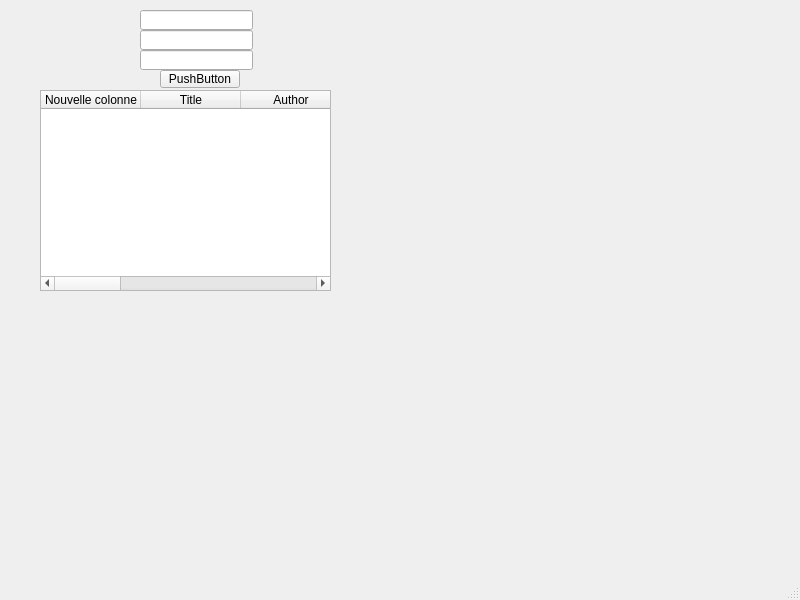
<?xml version="1.0" encoding="UTF-8"?>
<ui version="4.0">
 <class>MainWindow</class>
 <widget class="QMainWindow" name="MainWindow">
  <property name="geometry">
   <rect>
    <x>0</x>
    <y>0</y>
    <width>800</width>
    <height>600</height>
   </rect>
  </property>
  <property name="windowTitle">
   <string>MainWindow</string>
  </property>
  <widget class="QWidget" name="centralwidget">
   <widget class="QLineEdit" name="titleLineEdit">
    <property name="geometry">
     <rect>
      <x>140</x>
      <y>30</y>
      <width>113</width>
      <height>20</height>
     </rect>
    </property>
   </widget>
   <widget class="QLineEdit" name="categoryLineEdit">
    <property name="geometry">
     <rect>
      <x>140</x>
      <y>50</y>
      <width>113</width>
      <height>20</height>
     </rect>
    </property>
   </widget>
   <widget class="QLineEdit" name="authorLineEdit">
    <property name="geometry">
     <rect>
      <x>140</x>
      <y>10</y>
      <width>113</width>
      <height>20</height>
     </rect>
    </property>
   </widget>
   <widget class="QPushButton" name="searchButton">
    <property name="geometry">
     <rect>
      <x>160</x>
      <y>70</y>
      <width>80</width>
      <height>18</height>
     </rect>
    </property>
    <property name="text">
     <string>PushButton</string>
    </property>
   </widget>
   <widget class="QTableWidget" name="resultsTable">
    <property name="geometry">
     <rect>
      <x>40</x>
      <y>90</y>
      <width>291</width>
      <height>201</height>
     </rect>
    </property>
    <property name="columnCount">
     <number>8</number>
    </property>
    <column>
     <property name="text">
      <string>Nouvelle colonne</string>
     </property>
    </column>
    <column>
     <property name="text">
      <string>Title</string>
     </property>
    </column>
    <column>
     <property name="text">
      <string>Author</string>
     </property>
    </column>
    <column>
     <property name="text">
      <string>Copies Available</string>
     </property>
    </column>
    <column/>
    <column/>
    <column/>
    <column/>
   </widget>
  </widget>
  <widget class="QMenuBar" name="menubar">
   <property name="geometry">
    <rect>
     <x>0</x>
     <y>0</y>
     <width>800</width>
     <height>17</height>
    </rect>
   </property>
  </widget>
  <widget class="QStatusBar" name="statusbar"/>
 </widget>
 <resources/>
 <connections/>
</ui>
